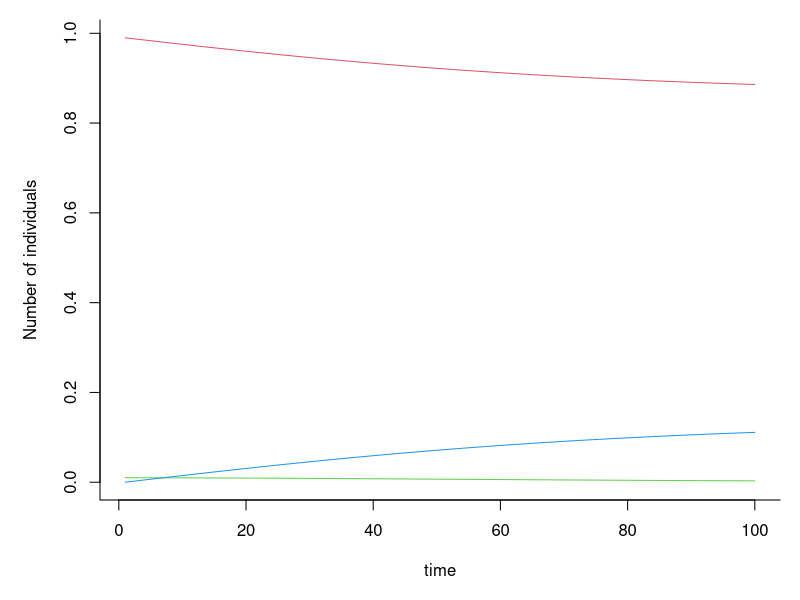

Write R code to recreate this figure.
##SIR differential equation model

if (!require("deSolve")) install.packages("deSolve")
library(deSolve)

##SIR function
sir <- function(time, state, parms) {
    dS <- -parms$beta * state[1] * state[2]
    dI <-  parms$beta * state[1] * state[2] - parms$gamma * state[2]
    dR <-  parms$gamma * state[2]
    return(list(c(dS, dI, dR)))
}


SIRModel <- function(pop.size=100, initNbInfect=1, beta=.05, gamma=.2, times=seq(1,10,0.01), plotit=TRUE, legend.x=6, legend.y=90){
solution <- ode(y=c(S=pop.size-initNbInfect, I= initNbInfect, R=0), times= times, func=sir, parms=list(beta=beta, gamma=gamma))
if(plotit){
	par(mar=c(5,5,1,1));matplot(solution[,1],solution[,-1], type="l", lty=1, col=2:4, bty="l", xlab="time", ylab="Number of individuals")
    legend(legend.x, legend.y, c("Susceptible", "Infected", "Recovered"), pch = 1, col = 2:4, bty = "n")
    }
return(solution)
}


ans <- SIRModel(pop.size=1, initNbInfect=.01, beta=1/6, gamma=1/6, times=seq(1,100,0.01), plotit=TRUE, legend.x=80, legend.y=95)
